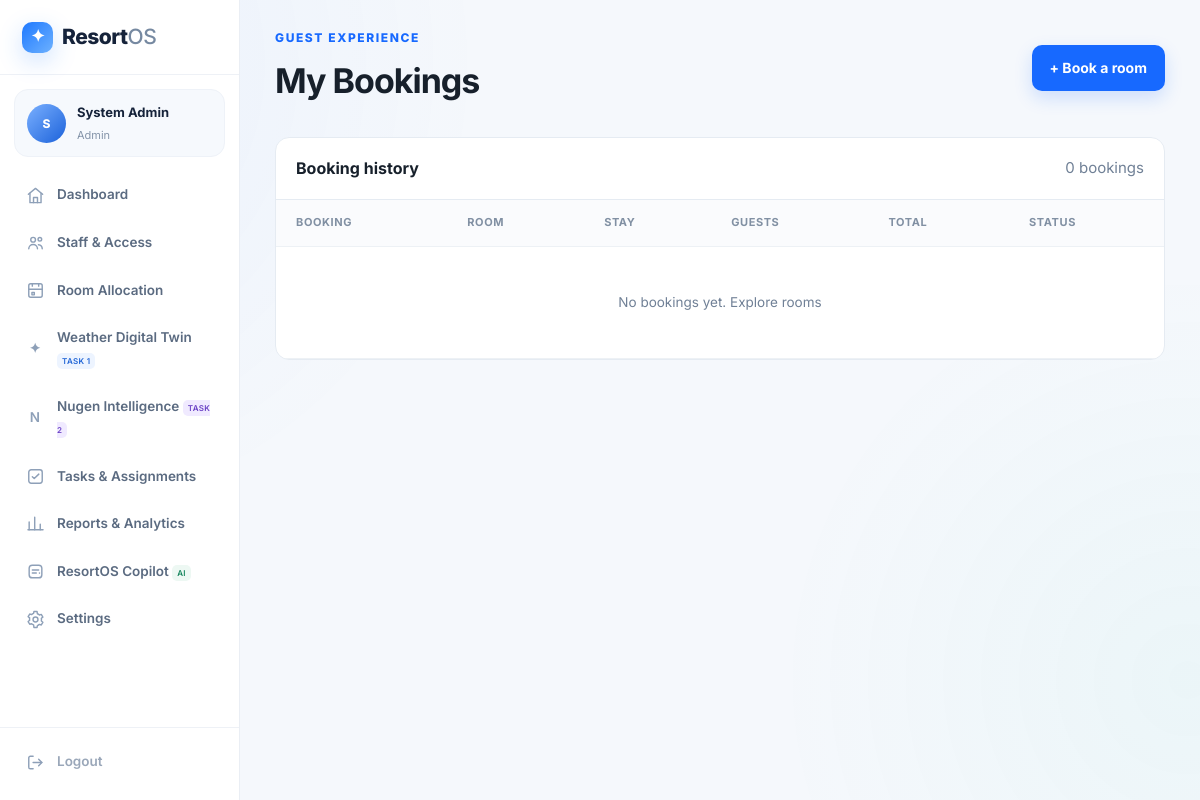
Page /bookings (signed in) on the committed database.
### app/models.py (models this page shows, shortened)
class User(db.Model):
    id = db.Column(db.Integer, primary_key=True)
    name = db.Column(db.String(120), nullable=False)
    email = db.Column(db.String(160), unique=True, nullable=False)
    password_hash = db.Column(db.String(255), nullable=False)
    role = db.Column(db.String(40), nullable=False, default="customer")
    phone = db.Column(db.String(40))
    department = db.Column(db.String(80))
    status = db.Column(db.String(30), default="Active")
    created_at = db.Column(db.DateTime, default=datetime.utcnow)

### app/routes.py (the view)
@main_bp.route("/bookings")
@login_required
def bookings():
    u=current_user()
    data=Booking.query.filter_by(user_id=u.id).order_by(Booking.created_at.desc()).all()
    return render_template("bookings.html", bookings=data)

### app/routes.py (called while the page is built)
def current_user():
    uid=session.get("user_id")
    return User.query.get(uid) if uid else None

@main_bp.context_processor
def inject_user():
    return {"current_user":current_user()}

def login_required(fn):
    @wraps(fn)
    def wrapper(*args,**kwargs):
        if not current_user():
            return redirect(url_for("main.login"))
        return fn(*args,**kwargs)
    return wrapper

### app/templates/bookings.html
{% extends "base.html" %}{% block title %}My Bookings — ResortOS{% endblock %}{% block body %}<div class="app-shell">{% include "sidebar.html" %}<main class="main"><div class="topbar"><div><p class="eyebrow">GUEST EXPERIENCE</p><h1>My Bookings</h1></div><a href="/rooms" class="btn primary">+ Book a room</a></div><div class="panel table-panel"><div class="panel-head"><h3>Booking history</h3><span class="muted">{{bookings|length}} bookings</span></div><div class="table-scroll"><table><thead><tr><th>Booking</th><th>Room</th><th>Stay</th><th>Guests</th><th>Total</th><th>Status</th></tr></thead><tbody>{% for b in bookings %}<tr><td>#RS-{{'%04d'|format(b.id)}}</td><td><b>{{b.room.room_type}}</b><small>Room {{b.room.number}}</small></td><td>{{b.check_in}} → {{b.check_out}}</td><td>{{b.guests}}</td><td>₹{{"{:,.0f}".format(b.total)}}</td><td><span class="pill success">{{b.status}}</span></td></tr>{% else %}<tr><td colspan="6" class="empty">No bookings yet. <a href="/rooms">Explore rooms</a></td></tr>{% endfor %}</tbody></table></div></div></main></div>{% endblock %}

### app/templates/sidebar.html (shortened to what this page needs)
<aside class="sidebar" id="sidebar">
  <div class="side-brand">
    <a class="brand" href="/"><span class="brand-mark">✦</span><span>Resort<span>OS</span></span></a>
  </div>
  <div class="profile-mini">
    <div class="avatar lg">{{current_user.name[:1]}}</div>
    <div><b>{{current_user.name}}</b><span>{{current_user.role|title}}</span></div>
  </div>
  <nav class="side-nav">
    <a href="/dashboard" class="{{'active' if request.path=='/dashboard' else ''}}">
      <span class="nav-icon"><svg viewBox="0 0 24 24" fill="none" stroke="currentColor" stroke-width="1.8" stroke-linecap="round" stroke-linejoin="round"><path d="M3 10.5 12 3l9 7.5"/><path d="M5 9.5V21h14V9.5"/><path d="M9.5 21v-6.5h5V21"/></svg></span>
      <span>Dashboard</span>
    </a>
    {% if current_user.role=='customer' %}
    <a href="/rooms" class="{{'active' if request.path=='/rooms' else ''}}">
      <span class="nav-icon"><svg viewBox="0 0 24 24" fill="none" stroke="currentColor" stroke-width="1.8" stroke-linecap="round" stroke-linejoin="round"><path d="M3 19v-7a3 3 0 0 1 3-3h12a3 3 0 0 1 3 3v7"/><path d="M3 19v2M21 19v2"/><path d="M3 13v-2a2 2 0 0 1 2-2h6"/><circle cx="7.5" cy="9.5" r="1.5"/></svg></span>
      <span>Book a Room</span>
    </a>
    <a href="/bookings" class="{{'active' if request.path=='/bookings' else ''}}">
      <span class="nav-icon"><svg viewBox="0 0 24 24" fill="none" stroke="currentColor" stroke-width="1.8" stroke-linecap="round" stroke-linejoin="round"><rect x="3.5" y="4.5" width="17" height="16" rx="2.4"/><path d="M3.5 9.5h17M8 3v3M16 3v3"/><path d="M8 13.5h2M8 17h5"/></svg></span>
      <span>My Bookings</span>
    </a>
    {% else %}
    {% if current_user.role in ['owner','manager','admin'] %}
    <a href="/staff" class="{{'active' if request.path=='/staff' else ''}}">
      <span class="nav-icon"><svg viewBox="0 0 24 24" fill="none" stroke="currentColor" stroke-width="1.8" stroke-linecap="round" stroke-linejoin="round"><circle cx="9" cy="8.5" r="3"/><path d="M3.5 20c0-3.3 2.5-5.5 5.5-5.5s5.5 2.2 5.5 5.5"/><circle cx="17.5" cy="8" r="2.3"/><path d="M15.7 14.8c2.7.3 4.8 2.3 4.8 5.2"/></svg></span>
      <span>Staff &amp; Access</span>
    </a>
    {% endif %}
    {% if current_user.role in ['reception','manager','owner','admin'] %}
    <a href="/allocation" class="{{'active' if request.path=='/allocation' else ''}}">
      <span class="nav-icon"><svg viewBox="0 0 24 24" fill="none" stroke="currentColor" stroke-width="1.8" stroke-linecap="round" stroke-linejoin="round"><rect x="3.5" y="3.5" width="17" height="17" rx="2.4"/><path d="M3.5 10.5h17"/><path d="M8 3.5v3M16 3.5v3"/><path d="M7.5 14.5h3v3h-3z"/></svg></span>
      <span>Room Allocation</span>
    </a>
    {% endif %}
    {% if current_user.role in ['customer','reception','housekeeping','maintenance','manager','owner','admin'] %}
    <a href="/digital-twin" class="{{'active' if request.path=='/digital-twin' else ''}}">
      <span class="nav-icon">✦</span><span>Weather Digital Twin <em class="nav-new">TASK 1</em></span>
    </a>
    {% endif %}
    {% if current_user.role in ['customer','owner','manager','admin'] %}
    <a href="/nugen" class="{{'active' if request.path=='/nugen' else ''}}">
      <span class="nav-icon">N</span><span>Nugen Intelligence <em class="nav-new mandatory">TASK 2</em></span>
    </a>
    {% endif %}
    <a href="/tasks" class="{{'active' if request.path=='/tasks' else ''}}">
      <span class="nav-icon"><svg viewBox="0 0 24 24" fill="none" stroke="currentColor" stroke-width="1.8" stroke-linecap="round" stroke-linejoin="round"><rect x="3.5" y="3.5" width="17" height="17" rx="3"/><path d="M8 12.2l2.4 2.4L16.2 9"/></svg></span>
      <span>Tasks &amp; Assignments</span>
    </a>
    {% if current_user.role in ['owner','manager','admin'] %}
    <a href="/reports" class="{{'active' if request.path=='/reports' else ''}}">
      <span class="nav-icon"><svg viewBox="0 0 24 24" fill="none" stroke="currentColor" stroke-width="1.8" stroke-linecap="round" stroke-linejoin="round"><path d="M4 20V10M11 20V4M18 20v-7"/><path d="M2.5 20h19"/></svg></span>
      <span>Reports &amp; Analytics</span>
    </a>
    {% endif %}
    {% endif %}
    <a href="/copilot" class="{{'active' if request.path=='/copilot' else ''}}">
      <span class="nav-icon"><svg viewBox="0 0 24 24" fill="none" stroke="currentColor" stroke-width="1.8" stroke-linecap="round" stroke-linejoin="round"><rect x="4" y="4" width="16" height="16" rx="4"/><path d="M8 10h8M8 14h5"/><circle cx="17" cy="14" r="1" fill="currentColor" stroke="none"/></svg></span>
      <span>ResortOS Copilot <em class="nav-new copilot-nav">AI</em></span>
    </a>
    <a href="/settings" class="{{'active' if request.path=='/settings' else ''}}">
      <span class="nav-icon"></span>
      <span>Settings</span>
    </a>
  </nav>
  <div class="side-bottom">
    <a href="/logout">
      <span class="nav-icon"><svg viewBox="0 0 24 24" fill="none" stroke="currentColor" stroke-width="1.8" stroke-linecap="round" stroke-linejoin="round"><path d="M9 4H5.5a2 2 0 0 0-2 2v12a2 2 0 0 0 2 2H9"/><path d="M16 16l4-4-4-4"/><path d="M20 12H9"/></svg></span>
      <span>Logout</span>
    </a>
  </div>
</aside>

### rows in the picture
User: name "S", name "System Admin", role "Admin"

### other values in the picture
{{ bookings|length }} "0"
